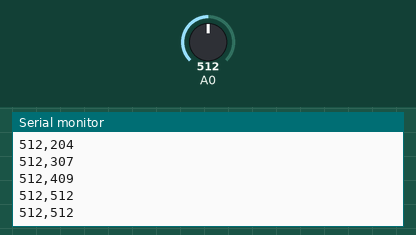
Bench run of a sketch on a simulated Arduino Uno, built with avr-gcc and run on an emulated ATmega328P. Parts: the last lines printed to the serial monitor. Inputs (shaded band) come from the test bench; at power-on: A0 = 512.

Above: at 1.2 s.
1.3 s: A0 set to 716
At 1.36 s:
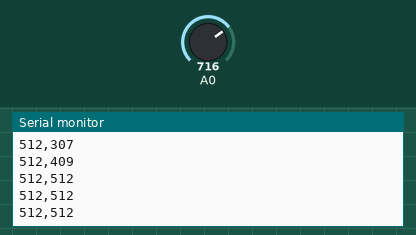
2.8 s: A0 set to 900
At 2.96 s:
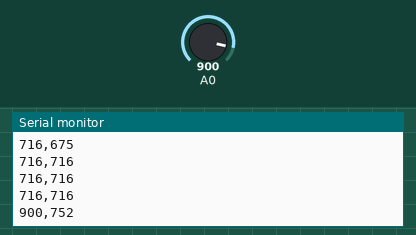
Timing chart, 0 to 5.8 s (numbered marks = the images above; inputs shaded):
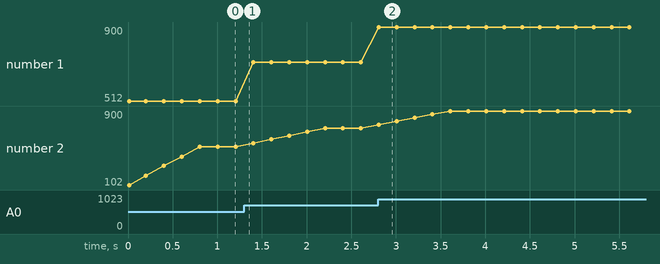

The sketch:

aula36_nivel3.ino
```cpp
// Aula 36 – Nível 3: Revisão: registro CSV com média móvel
// pecas: ldr A0
// Revisão: CSV com leitura bruta e média das últimas 5 (vetor circular)
#include <Arduino.h>                    // funções do Arduino (pinMode, digitalWrite, delay...)
int janela[5] = {0, 0, 0, 0, 0};        // as 5 últimas leituras
int pos = 0;                            // onde entra a próxima

void setup() {                          // roda uma vez, quando a placa liga
  Serial.begin(9600);                   // abre o Monitor Serial a 9600 baud
  Serial.println("bruto,media");        // envia o texto ao Monitor Serial e quebra a linha
}

void loop() {                           // repete para sempre
  int v = analogRead(A0);               // uma leitura
  janela[pos] = v;                      // substitui a leitura mais antiga
  pos = (pos + 1) % 5;                  // avança e volta ao início
  long soma = 0;                        // long: a soma de muitas leituras passa de 32767
  for (int i = 0; i < 5; i++) soma += janela[i];   // soma a janela
  Serial.print(v);                      // envia v ao Monitor Serial
  Serial.print(",");                    // envia o texto ao Monitor Serial
  Serial.println(soma / 5);             // envia soma / 5 ao Monitor Serial e quebra a linha
  delay(200);                           // espera 200 ms
}
```

Measured:
- after the input at 2.8 s, the serial monitor: prints a new line at once (image 2)
- plotted number 1: 512 → 716 after the input at 1.3 s, 716 → 900 after the input at 2.8 s
- plotted number 2: 512 → 716 after the input at 1.3 s, 716 → 900 after the input at 2.8 s
